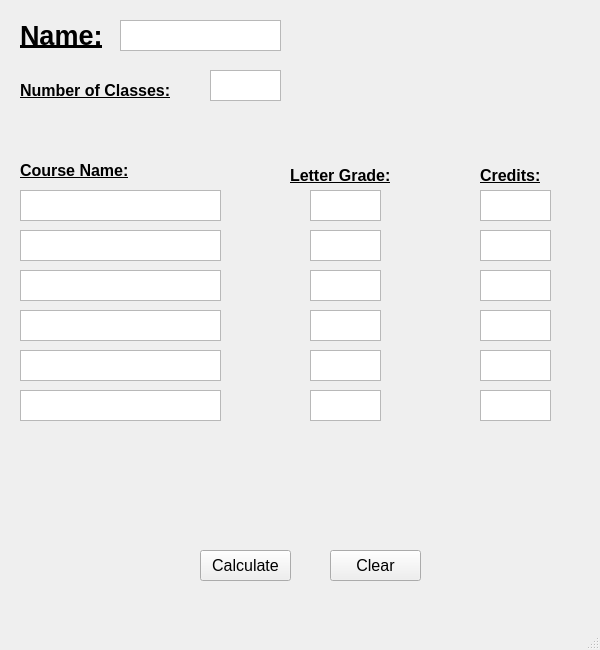
<?xml version="1.0" encoding="UTF-8"?>
<ui version="4.0">
 <class>MainWindow</class>
 <widget class="QMainWindow" name="MainWindow">
  <property name="geometry">
   <rect>
    <x>0</x>
    <y>0</y>
    <width>600</width>
    <height>650</height>
   </rect>
  </property>
  <property name="sizePolicy">
   <sizepolicy hsizetype="Preferred" vsizetype="Preferred">
    <horstretch>0</horstretch>
    <verstretch>0</verstretch>
   </sizepolicy>
  </property>
  <property name="minimumSize">
   <size>
    <width>600</width>
    <height>650</height>
   </size>
  </property>
  <property name="maximumSize">
   <size>
    <width>600</width>
    <height>650</height>
   </size>
  </property>
  <property name="windowTitle">
   <string>GPA Calculator</string>
  </property>
  <widget class="QWidget" name="centralwidget">
   <widget class="QLabel" name="labelName">
    <property name="geometry">
     <rect>
      <x>20</x>
      <y>20</y>
      <width>101</width>
      <height>31</height>
     </rect>
    </property>
    <property name="font">
     <font>
      <pointsize>20</pointsize>
      <weight>75</weight>
      <bold>true</bold>
      <underline>true</underline>
     </font>
    </property>
    <property name="text">
     <string>Name:</string>
    </property>
   </widget>
   <widget class="QLabel" name="labelCourse">
    <property name="geometry">
     <rect>
      <x>20</x>
      <y>150</y>
      <width>121</width>
      <height>41</height>
     </rect>
    </property>
    <property name="font">
     <font>
      <pointsize>12</pointsize>
      <weight>75</weight>
      <bold>true</bold>
      <underline>true</underline>
     </font>
    </property>
    <property name="text">
     <string>Course Name:</string>
    </property>
   </widget>
   <widget class="QLabel" name="labelCredits">
    <property name="geometry">
     <rect>
      <x>480</x>
      <y>160</y>
      <width>71</width>
      <height>31</height>
     </rect>
    </property>
    <property name="font">
     <font>
      <pointsize>12</pointsize>
      <weight>75</weight>
      <bold>true</bold>
      <underline>true</underline>
     </font>
    </property>
    <property name="text">
     <string>Credits:</string>
    </property>
   </widget>
   <widget class="QLabel" name="labelGrade">
    <property name="geometry">
     <rect>
      <x>290</x>
      <y>160</y>
      <width>121</width>
      <height>31</height>
     </rect>
    </property>
    <property name="font">
     <font>
      <pointsize>12</pointsize>
      <weight>75</weight>
      <bold>true</bold>
      <underline>true</underline>
     </font>
    </property>
    <property name="text">
     <string>Letter Grade:</string>
    </property>
   </widget>
   <widget class="QTextEdit" name="classInput_1">
    <property name="geometry">
     <rect>
      <x>20</x>
      <y>190</y>
      <width>201</width>
      <height>31</height>
     </rect>
    </property>
   </widget>
   <widget class="QTextEdit" name="classInput_2">
    <property name="geometry">
     <rect>
      <x>20</x>
      <y>230</y>
      <width>201</width>
      <height>31</height>
     </rect>
    </property>
   </widget>
   <widget class="QTextEdit" name="classInput_3">
    <property name="geometry">
     <rect>
      <x>20</x>
      <y>270</y>
      <width>201</width>
      <height>31</height>
     </rect>
    </property>
   </widget>
   <widget class="QTextEdit" name="classInput_4">
    <property name="geometry">
     <rect>
      <x>20</x>
      <y>310</y>
      <width>201</width>
      <height>31</height>
     </rect>
    </property>
   </widget>
   <widget class="QTextEdit" name="gradeInput_1">
    <property name="geometry">
     <rect>
      <x>310</x>
      <y>190</y>
      <width>71</width>
      <height>31</height>
     </rect>
    </property>
   </widget>
   <widget class="QTextEdit" name="gradeInput_2">
    <property name="geometry">
     <rect>
      <x>310</x>
      <y>230</y>
      <width>71</width>
      <height>31</height>
     </rect>
    </property>
   </widget>
   <widget class="QTextEdit" name="gradeInput_3">
    <property name="geometry">
     <rect>
      <x>310</x>
      <y>270</y>
      <width>71</width>
      <height>31</height>
     </rect>
    </property>
   </widget>
   <widget class="QTextEdit" name="gradeInput_4">
    <property name="geometry">
     <rect>
      <x>310</x>
      <y>310</y>
      <width>71</width>
      <height>31</height>
     </rect>
    </property>
   </widget>
   <widget class="QTextEdit" name="creditInput_1">
    <property name="geometry">
     <rect>
      <x>480</x>
      <y>190</y>
      <width>71</width>
      <height>31</height>
     </rect>
    </property>
   </widget>
   <widget class="QTextEdit" name="creditInput_2">
    <property name="geometry">
     <rect>
      <x>480</x>
      <y>230</y>
      <width>71</width>
      <height>31</height>
     </rect>
    </property>
   </widget>
   <widget class="QTextEdit" name="creditInput_3">
    <property name="geometry">
     <rect>
      <x>480</x>
      <y>270</y>
      <width>71</width>
      <height>31</height>
     </rect>
    </property>
   </widget>
   <widget class="QTextEdit" name="creditInput_4">
    <property name="geometry">
     <rect>
      <x>480</x>
      <y>310</y>
      <width>71</width>
      <height>31</height>
     </rect>
    </property>
   </widget>
   <widget class="QTextEdit" name="nameInput">
    <property name="geometry">
     <rect>
      <x>120</x>
      <y>20</y>
      <width>161</width>
      <height>31</height>
     </rect>
    </property>
   </widget>
   <widget class="QTextEdit" name="classInput_5">
    <property name="geometry">
     <rect>
      <x>20</x>
      <y>350</y>
      <width>201</width>
      <height>31</height>
     </rect>
    </property>
   </widget>
   <widget class="QTextEdit" name="classInput_6">
    <property name="geometry">
     <rect>
      <x>20</x>
      <y>390</y>
      <width>201</width>
      <height>31</height>
     </rect>
    </property>
   </widget>
   <widget class="QTextEdit" name="gradeInput_5">
    <property name="geometry">
     <rect>
      <x>310</x>
      <y>350</y>
      <width>71</width>
      <height>31</height>
     </rect>
    </property>
   </widget>
   <widget class="QTextEdit" name="gradeInput_6">
    <property name="geometry">
     <rect>
      <x>310</x>
      <y>390</y>
      <width>71</width>
      <height>31</height>
     </rect>
    </property>
   </widget>
   <widget class="QTextEdit" name="creditInput_5">
    <property name="geometry">
     <rect>
      <x>480</x>
      <y>350</y>
      <width>71</width>
      <height>31</height>
     </rect>
    </property>
   </widget>
   <widget class="QTextEdit" name="creditInput_6">
    <property name="geometry">
     <rect>
      <x>480</x>
      <y>390</y>
      <width>71</width>
      <height>31</height>
     </rect>
    </property>
   </widget>
   <widget class="QPushButton" name="pushCalculate">
    <property name="geometry">
     <rect>
      <x>200</x>
      <y>550</y>
      <width>91</width>
      <height>31</height>
     </rect>
    </property>
    <property name="font">
     <font>
      <pointsize>12</pointsize>
     </font>
    </property>
    <property name="text">
     <string>Calculate</string>
    </property>
   </widget>
   <widget class="QPushButton" name="pushClear">
    <property name="geometry">
     <rect>
      <x>330</x>
      <y>550</y>
      <width>91</width>
      <height>31</height>
     </rect>
    </property>
    <property name="font">
     <font>
      <pointsize>12</pointsize>
     </font>
    </property>
    <property name="text">
     <string>Clear</string>
    </property>
   </widget>
   <widget class="QLabel" name="labelGpa">
    <property name="geometry">
     <rect>
      <x>200</x>
      <y>440</y>
      <width>211</width>
      <height>81</height>
     </rect>
    </property>
    <property name="text">
     <string/>
    </property>
   </widget>
   <widget class="QLabel" name="labelNumclass">
    <property name="geometry">
     <rect>
      <x>20</x>
      <y>70</y>
      <width>161</width>
      <height>41</height>
     </rect>
    </property>
    <property name="font">
     <font>
      <pointsize>12</pointsize>
      <weight>75</weight>
      <bold>true</bold>
      <underline>true</underline>
     </font>
    </property>
    <property name="text">
     <string>Number of Classes:</string>
    </property>
   </widget>
   <widget class="QTextEdit" name="numClassInput">
    <property name="geometry">
     <rect>
      <x>210</x>
      <y>70</y>
      <width>71</width>
      <height>31</height>
     </rect>
    </property>
   </widget>
  </widget>
  <widget class="QMenuBar" name="menubar">
   <property name="geometry">
    <rect>
     <x>0</x>
     <y>0</y>
     <width>600</width>
     <height>21</height>
    </rect>
   </property>
  </widget>
  <widget class="QStatusBar" name="statusbar"/>
 </widget>
 <resources/>
 <connections/>
</ui>
